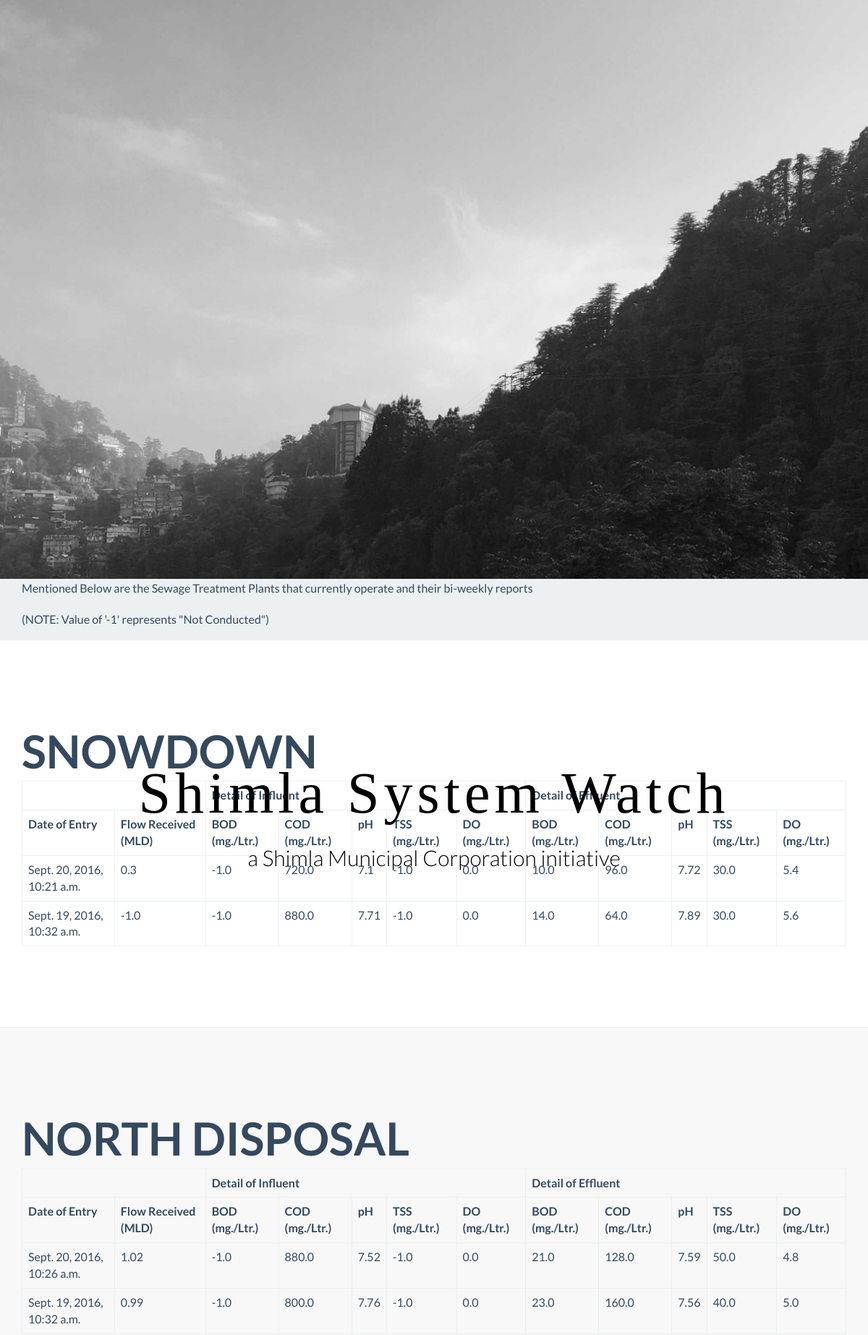
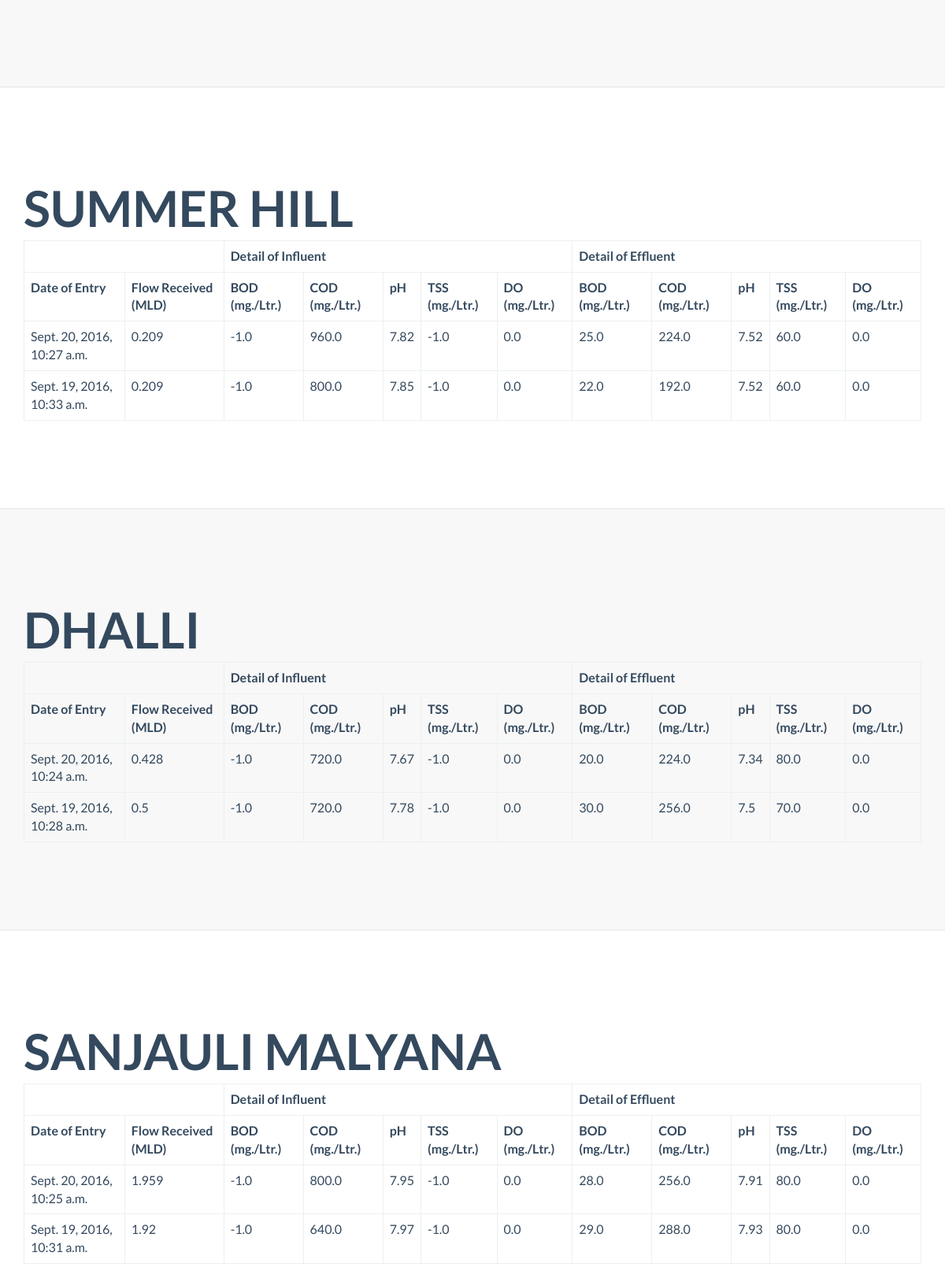
The page / (upper part) on the database its author committed (2 pictures, top to bottom).
### app1/models.py (models this page shows, shortened)
class Post(models.Model):
    author = models.ForeignKey('auth.User')
    STP_NAME= models.CharField(max_length=50,
    	choices = [ ('SNOWDON', 'Snowdon'),
        ('NORTH_DISPOSAL', 'North Disposal'),
        ('SUMMER_HILL', 'Summer Hill'),
        ('DHALLI', 'Dhalli'),
        ('SANJAULI_MALYANA', 'Sanjauli Malyana'),
        ('LALPANI', 'Lalpani') ],default = 'SNOWDON')
    FLOW_RECEIVED = models.CharField(max_length=200)
    IN_BOD = models.CharField(max_length=200)
    IN_COD = models.CharField(max_length=200)
    IN_pH = models.CharField(max_length=200)
    IN_TSS = models.CharField(max_length=200)
    IN_DO = models.CharField(max_length=200)
    EF_BOD = models.CharField(max_length=200)
    EF_COD = models.CharField(max_length=200)
    EF_pH = models.CharField(max_length=200)
    EF_TSS = models.CharField(max_length=200)
    EF_DO = models.CharField(max_length=200)
    COMMENTS = models.TextField(null=True, blank=True)
    published_date = models.DateTimeField(
            blank=True, null=True)

### app1/views.py (the view)
# urls.py: url(r'^$', views.post_list, name = 'post_list'),
def post_list(request):
	new = Post.objects.filter().order_by('-published_date')[:16:1]
	return render(request, 'app1/index.html', { 'new' : new } )

### app1/templates/app1/index.html (shortened to what this page needs)
<!doctype html>
 <html>
<head>
    <link href="/static/css/bootstrap.min.css" rel="stylesheet">
    <link href="/static/font-awesome/css/font-awesome.min.css" rel="stylesheet">
    <link href="/static/css/general.css" rel="stylesheet">
    <link href="/static/css/custom.css" rel="stylesheet">
	<link href="/static/css/owl.carousel.css" rel="stylesheet">
    <link href="/static/css/owl.theme.css" rel="stylesheet">
	<link href="/static/css/style.css" rel="stylesheet">
	<link href="/static/css/animate.css" rel="stylesheet">
	<link rel="stylesheet" href="/static/css/magnific-popup.css">
</head>
<body id="home">
    <div class="intro-header">
		<div class="col-xs-12 text-center abcen1">
			<h1 class="h1_home wow fadeIn" data-wow-delay="0.4s">Shimla System Watch</h1>
			<h3 class="h3_home wow fadeIn" data-wow-delay="0.6s">a Shimla Municipal Corporation initiative</h3>
		</div>
    </div>
	<nav class="navbar-default" role="navigation">
		<div class="container">
<p> Mentioned Below are the Sewage Treatment Plants that currently operate and their bi-weekly reports </p>
<p> (NOTE: Value of '-1' represents "Not Conducted") </p>
		</div>
	</nav>
	<div id="whatis" class="content-section-b" style="border-top: 0">
		<div class="container">
					<table  class="table table-bordered" border='1'>
  <tr>
    <th colspan="2"></th>
    <th colspan="5">Detail of Influent</th>
    <th colspan="5">Detail of Effluent</th>
  </tr>
  <tr>
    <th>	Date of Entry	</th>
    <th>	Flow Received (MLD)	</th>
    <th>	BOD (mg./Ltr.)	</th>
    <th>	COD (mg./Ltr.)	</th>
    <th>	pH	</th>
    <th>	TSS (mg./Ltr.)	</th>
    <th>	DO (mg./Ltr.)	</th>
    <th>	BOD (mg./Ltr.)	</th>
    <th>	COD (mg./Ltr.)	</th>
    <th>	pH	</th>
    <th>	TSS (mg./Ltr.)	</th>
    <th>	DO (mg./Ltr.) </th>
  </tr>
  <h2>SNOWDOWN</h2>
  {% for post in new %}
  	{% if post.STP_NAME == 'SNOWDON' %}
  <tr>
    <td>{{post.published_date}}</td>
    <td>{{post.FLOW_RECEIVED}}</td>
    <td>{{post.IN_BOD}}</td>
    <td>{{post.IN_COD}}</td>
    <td>{{post.IN_pH}}</td>
    <td>{{post.IN_TSS}}</td>
    <td>{{post.IN_DO}}</td>
    <td>{{post.EF_BOD}}</td>
    <td>{{post.EF_COD}}</td>
    <td>{{post.EF_pH}}</td>
    <td>{{post.EF_TSS}}</td>
    <td>{{post.EF_DO}}</td>
  </tr>
  {% endif %}
{% endfor %}
</table>
		</div>
	</div>
    <div id ="useit" class="content-section-a">
        <div class="container">
         <table class="table table-bordered" border='1'>
  <tr>
    <th colspan="2"></th>
    <th colspan="5">Detail of Influent</th>
    <th colspan="5">Detail of Effluent</th>
  </tr>
  <tr>
    <th>	Date of Entry	</th>
    <th>	Flow Received (MLD)	</th>
    <th>	BOD (mg./Ltr.)	</th>
    <th>	COD (mg./Ltr.)	</th>
    <th>	pH	</th>
    <th>	TSS (mg./Ltr.)	</th>
    <th>	DO (mg./Ltr.)	</th>
    <th>	BOD (mg./Ltr.)	</th>
    <th>	COD (mg./Ltr.)	</th>
    <th>	pH	</th>
    <th>	TSS (mg./Ltr.)	</th>
    <th>	DO (mg./Ltr.) </th>
  </tr>
  <h2>NORTH DISPOSAL</h2>
  {% for post in new %}
  	{% if post.STP_NAME == 'NORTH_DISPOSAL' %}
  <tr>
    <td>{{post.published_date}}</td>
    <td>{{post.FLOW_RECEIVED}}</td>
    <td>{{post.IN_BOD}}</td>
    <td>{{post.IN_COD}}</td>
    <td>{{post.IN_pH}}</td>
    <td>{{post.IN_TSS}}</td>
    <td>{{post.IN_DO}}</td>
    <td>{{post.EF_BOD}}</td>
    <td>{{post.EF_COD}}</td>
    <td>{{post.EF_pH}}</td>
    <td>{{post.EF_TSS}}</td>
    <td>{{post.EF_DO}}</td>
  </tr>
  {% endif %}
{% endfor %}
</table>
        </div>
    </div>
	<div id="screen" class="content-section-b">
        <div class="container">
<table class="table table-bordered" border='1'>
  <tr>
    <th colspan="2"></th>
    <th colspan="5">Detail of Influent</th>
    <th colspan="5">Detail of Effluent</th>
  </tr>
  <tr>
    <th>	Date of Entry	</th>
    <th>	Flow Received (MLD)	</th>
    <th>	BOD (mg./Ltr.)	</th>
    <th>	COD (mg./Ltr.)	</th>
    <th>	pH	</th>
    <th>	TSS (mg./Ltr.)	</th>
    <th>	DO (mg./Ltr.)	</th>
    <th>	BOD (mg./Ltr.)	</th>
    <th>	COD (mg./Ltr.)	</th>
    <th>	pH	</th>
    <th>	TSS (mg./Ltr.)	</th>
    <th>	DO (mg./Ltr.) </th>
  </tr>
  <h2>SUMMER HILL</h2>
  {% for post in new %}
  	{% if post.STP_NAME == 'SUMMER_HILL' %}
  <tr>
    <td>{{post.published_date}}</td>
    <td>{{post.FLOW_RECEIVED}}</td>
    <td>{{post.IN_BOD}}</td>
    <td>{{post.IN_COD}}</td>
    <td>{{post.IN_pH}}</td>
    <td>{{post.IN_TSS}}</td>
    <td>{{post.IN_DO}}</td>
    <td>{{post.EF_BOD}}</td>
    <td>{{post.EF_COD}}</td>
    <td>{{post.EF_pH}}</td>
    <td>{{post.EF_TSS}}</td>
    <td>{{post.EF_DO}}</td>
  </tr>
  {% endif %}
{% endfor %}
</table>
		</div>
	</div>
	<div id="credits" class="content-section-a">
		<div class="container">
			<table class="table table-bordered" border='1'>
  <tr>
    <th colspan="2"></th>
    <th colspan="5">Detail of Influent</th>
    <th colspan="5">Detail of Effluent</th>
  </tr>
  <tr>
    <th>	Date of Entry	</th>
    <th>	Flow Received (MLD)	</th>
    <th>	BOD (mg./Ltr.)	</th>
    <th>	COD (mg./Ltr.)	</th>
    <th>	pH	</th>
    <th>	TSS (mg./Ltr.)	</th>
    <th>	DO (mg./Ltr.)	</th>
    <th>	BOD (mg./Ltr.)	</th>
    <th>	COD (mg./Ltr.)	</th>
    <th>	pH	</th>
    <th>	TSS (mg./Ltr.)	</th>
    <th>	DO (mg./Ltr.) </th>
  </tr>
  <h2>DHALLI</h2>
  {% for post in new %}
  	{% if post.STP_NAME == 'DHALLI' %}
  <tr>
    <td>{{post.published_date}}</td>
    <td>{{post.FLOW_RECEIVED}}</td>
    <td>{{post.IN_BOD}}</td>
    <td>{{post.IN_COD}}</td>
    <td>{{post.IN_pH}}</td>
    <td>{{post.IN_TSS}}</td>
    <td>{{post.IN_DO}}</td>
    <td>{{post.EF_BOD}}</td>
    <td>{{post.EF_COD}}</td>
    <td>{{post.EF_pH}}</td>
    <td>{{post.EF_TSS}}</td>
    <td>{{post.EF_DO}}</td>
  </tr>
  {% endif %}
{% endfor %}
</table>
		</div>
	</div>
<div id="screen" class="content-section-b">
        <div class="container">
<table class="table table-bordered" border='1'>
  <tr>
    <th colspan="2"></th>
    <th colspan="5">Detail of Influent</th>
    <th colspan="5">Detail of Effluent</th>
  </tr>
  <tr>
    <th>	Date of Entry	</th>
    <th>	Flow Received (MLD)	</th>
    <th>	BOD (mg./Ltr.)	</th>
    <th>	COD (mg./Ltr.)	</th>
    <th>	pH	</th>
    <th>	TSS (mg./Ltr.)	</th>
    <th>	DO (mg./Ltr.)	</th>
    <th>	BOD (mg./Ltr.)	</th>
    <th>	COD (mg./Ltr.)	</th>
    <th>	pH	</th>
    <th>	TSS (mg./Ltr.)	</th>
    <th>	DO (mg./Ltr.) </th>
  </tr>
  <h2>SANJAULI MALYANA</h2>
  {% for post in new %}
  	{% if post.STP_NAME == 'SANJAULI_MALYANA' %}
  <tr>
    <td>{{post.published_date}}</td>
    <td>{{post.FLOW_RECEIVED}}</td>
    <td>{{post.IN_BOD}}</td>
    <td>{{post.IN_COD}}</td>
    <td>{{post.IN_pH}}</td>
    <td>{{post.IN_TSS}}</td>
    <td>{{post.IN_DO}}</td>
    <td>{{post.EF_BOD}}</td>
    <td>{{post.EF_COD}}</td>
    <td>{{post.EF_pH}}</td>
    <td>{{post.EF_TSS}}</td>
    <td>{{post.EF_DO}}</td>
  </tr>
  {% endif %}
{% endfor %}
</table>
		</div>
	</div>
</body>
</html>

### app1/static/css/general.css (style rules this page uses)
body, html { height: 100%; width: 100%; overflow-x:hidden; }
.abcen1 { position: absolute;top: 20%; }
.h1_home { font-size: 80px; font-family: arvo; font-weight: 300; letter-spacing: 6px; }
.h3_home { font-weight: 300; }
.navbar-default { position: relative; min-height: 60px; width: 100%; z-index: 999; }
.intro-header { height: 100%; padding-top: 50px; padding-bottom: 50px; color: black; background: url(../img/intro/intro9.JPG) no-repeat center center; background-size: cover; text-align: center; }
.content-section-a { background-color: #f8f8f8; padding: 90px 0; }
.content-section-b { border-top: 1px solid #e7e7e7; border-bottom: 1px solid #e7e7e7; padding: 90px 0; }

### app1/static/css/custom.css (style rules this page uses)
h1 { margin-top: 80px; }
.table th, .table td { padding: 8px 12px; border: 1; }

### rows shown on the page
Post: published_date "Sept. 20, 2016, 10:21 a.m.", FLOW_RECEIVED "0.3", IN_BOD "-1.0", IN_COD "720.0", IN_pH "7.1", IN_TSS "-1.0", IN_DO "0.0", EF_BOD "10.0", EF_COD "96.0", EF_pH "7.72", EF_TSS "30.0", EF_DO "5.4"
Post: published_date "Sept. 19, 2016, 10:32 a.m.", FLOW_RECEIVED "-1.0", IN_BOD "-1.0", IN_COD "880.0", IN_pH "7.71", IN_TSS "-1.0", IN_DO "0.0", EF_BOD "14.0", EF_COD "64.0", EF_pH "7.89", EF_TSS "30.0", EF_DO "5.6"
Post: published_date "Sept. 20, 2016, 10:26 a.m.", FLOW_RECEIVED "1.02", IN_BOD "-1.0", IN_COD "880.0", IN_pH "7.52", IN_TSS "-1.0", IN_DO "0.0", EF_BOD "21.0", EF_COD "128.0", EF_pH "7.59", EF_TSS "50.0", EF_DO "4.8"
Post: published_date "Sept. 19, 2016, 10:32 a.m.", FLOW_RECEIVED "0.99", IN_BOD "-1.0", IN_COD "800.0", IN_pH "7.76", IN_TSS "-1.0", IN_DO "0.0", EF_BOD "23.0", EF_COD "160.0", EF_pH "7.56", EF_TSS "40.0", EF_DO "5.0"
Post: published_date "Sept. 20, 2016, 10:27 a.m.", FLOW_RECEIVED "0.209", IN_BOD "-1.0", IN_COD "960.0", IN_pH "7.82", IN_TSS "-1.0", IN_DO "0.0", EF_BOD "25.0", EF_COD "224.0", EF_pH "7.52", EF_TSS "60.0", EF_DO "0.0"
Post: published_date "Sept. 19, 2016, 10:33 a.m.", FLOW_RECEIVED "0.209", IN_BOD "-1.0", IN_COD "800.0", IN_pH "7.85", IN_TSS "-1.0", IN_DO "0.0", EF_BOD "22.0", EF_COD "192.0", EF_pH "7.52", EF_TSS "60.0", EF_DO "0.0"
Post: published_date "Sept. 20, 2016, 10:24 a.m.", FLOW_RECEIVED "0.428", IN_BOD "-1.0", IN_COD "720.0", IN_pH "7.67", IN_TSS "-1.0", IN_DO "0.0", EF_BOD "20.0", EF_COD "224.0", EF_pH "7.34", EF_TSS "80.0", EF_DO "0.0"
Post: published_date "Sept. 19, 2016, 10:28 a.m.", FLOW_RECEIVED "0.5", IN_BOD "-1.0", IN_COD "720.0", IN_pH "7.78", IN_TSS "-1.0", IN_DO "0.0", EF_BOD "30.0", EF_COD "256.0", EF_pH "7.5", EF_TSS "70.0", EF_DO "0.0"
Post: published_date "Sept. 20, 2016, 10:25 a.m.", FLOW_RECEIVED "1.959", IN_BOD "-1.0", IN_COD "800.0", IN_pH "7.95", IN_TSS "-1.0", IN_DO "0.0", EF_BOD "28.0", EF_COD "256.0", EF_pH "7.91", EF_TSS "80.0", EF_DO "0.0"
Post: published_date "Sept. 19, 2016, 10:31 a.m.", FLOW_RECEIVED "1.92", IN_BOD "-1.0", IN_COD "640.0", IN_pH "7.97", IN_TSS "-1.0", IN_DO "0.0", EF_BOD "29.0", EF_COD "288.0", EF_pH "7.93", EF_TSS "80.0", EF_DO "0.0"
